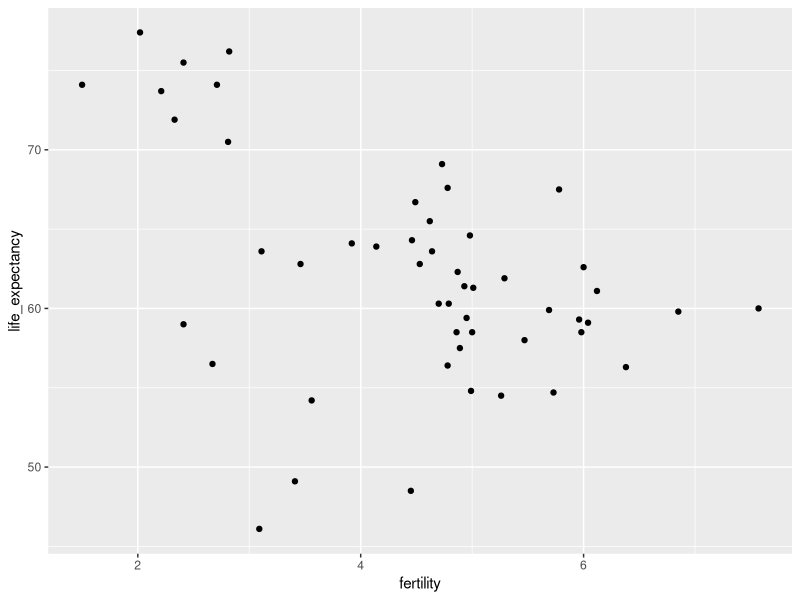
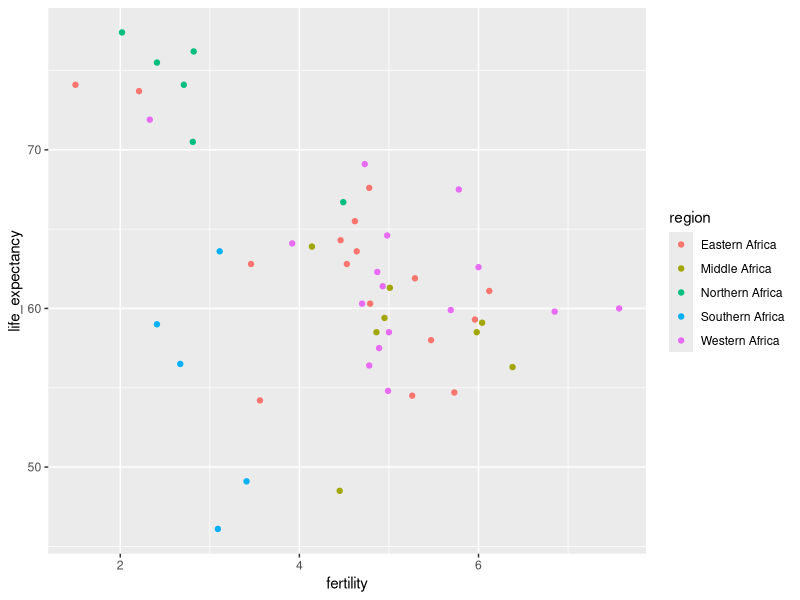
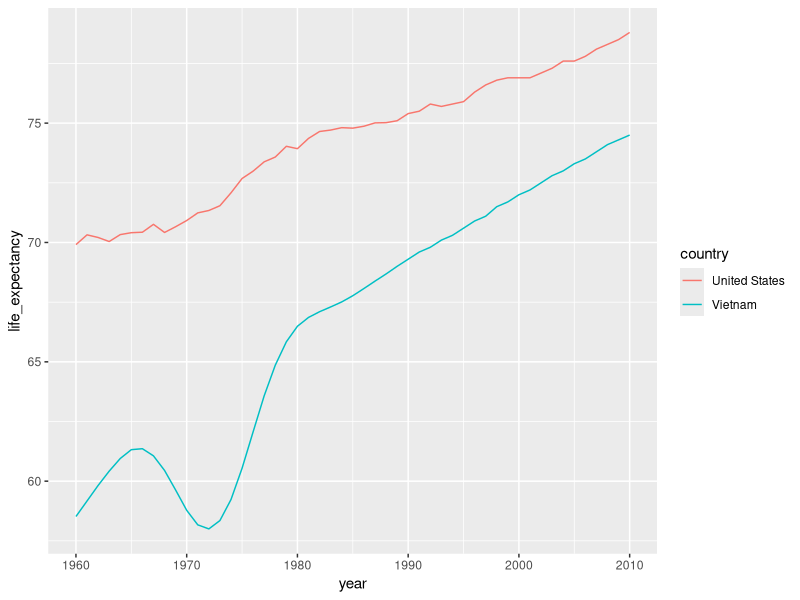
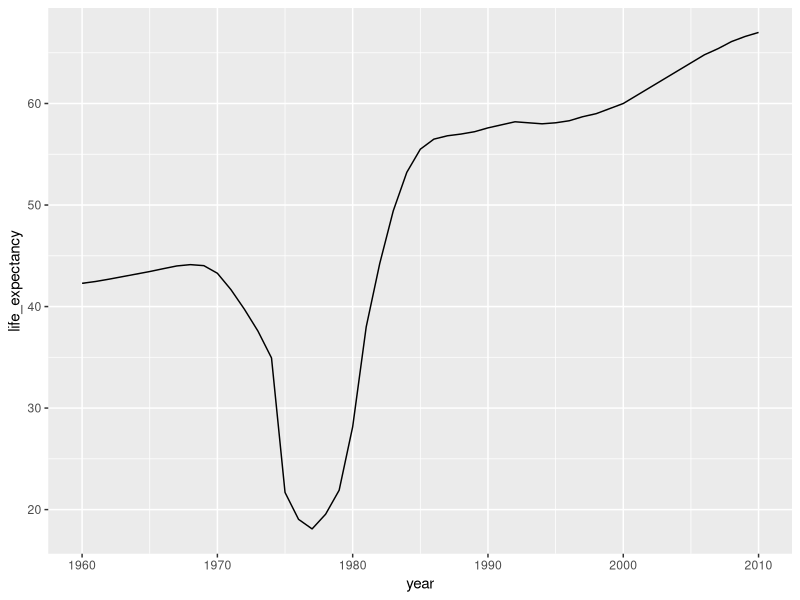
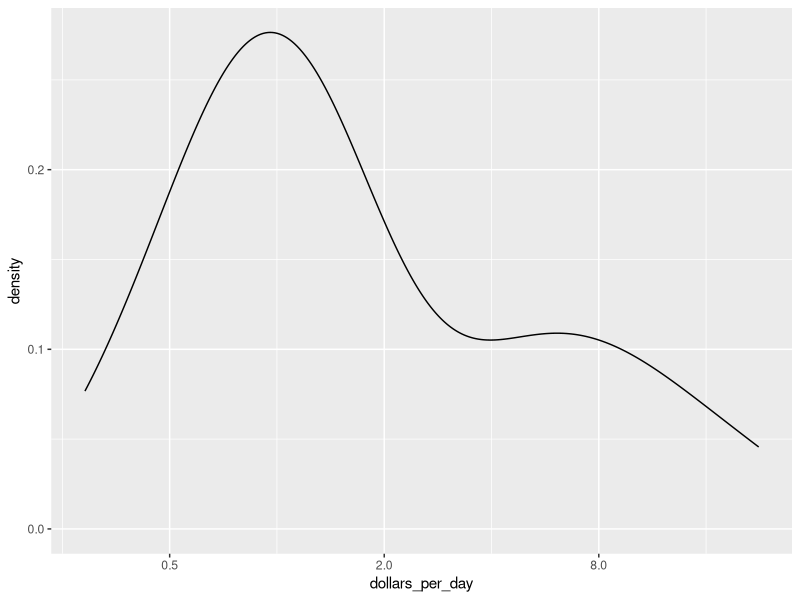
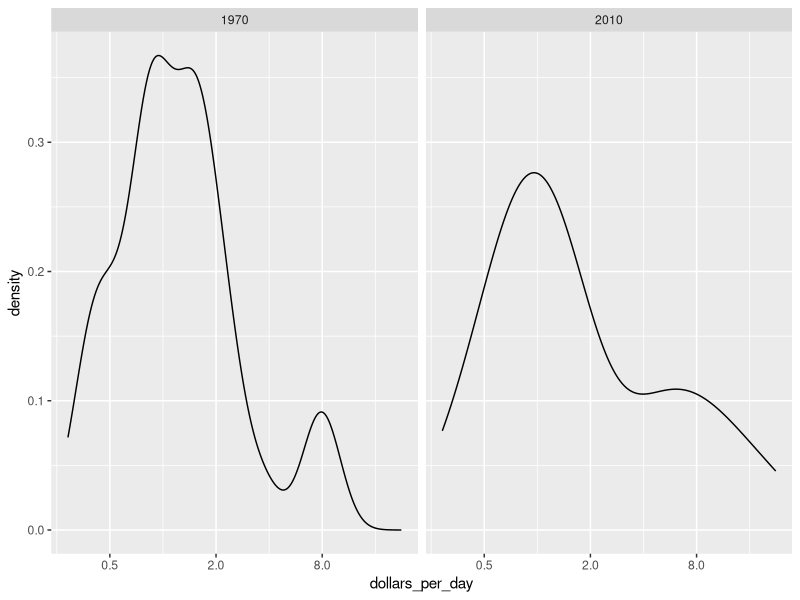
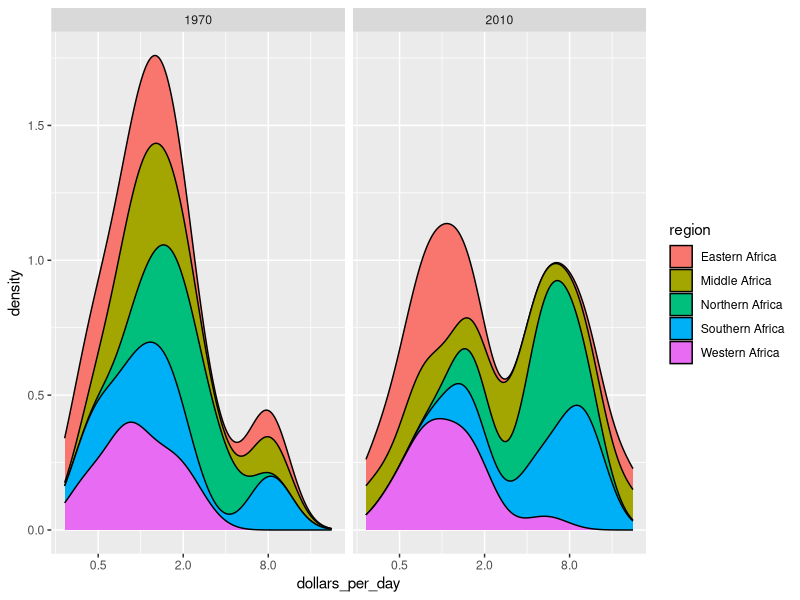
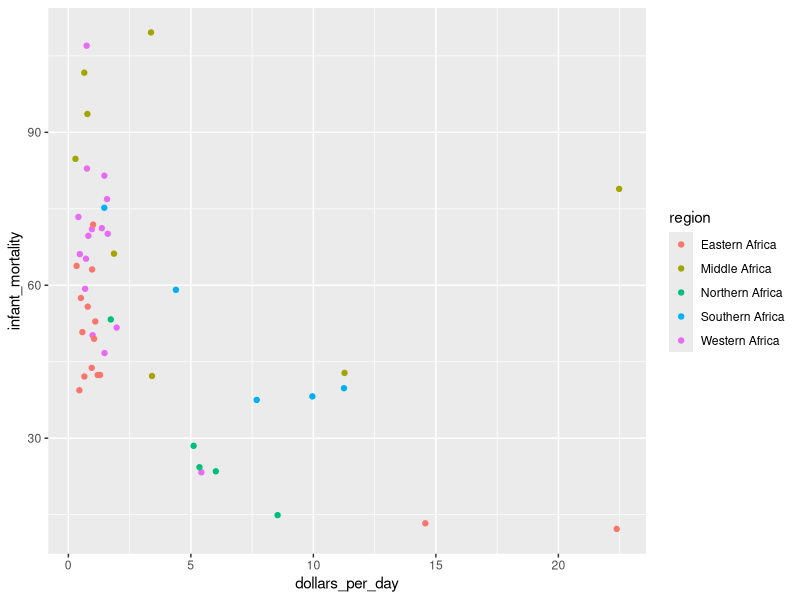

Generate these figures, in order, with R:
# Using ggplot and the points layer, create a scatter plot of life expectancy versus fertility for the African continent in 2012.
# Remember that you can use the R console to explore the gapminder dataset to figure out the names of the columns in the dataframe.
# In this exercise we provide parts of code to get you going. You need to fill out what is missing. But note that going forward, in the next exercises, you will be required to write most of the code.
library(dplyr)
library(ggplot2)
library(dslabs)
data(gapminder)
## fill out the missing parts in filter and aes
gapminder %>% filter(continent == "Africa" & year == 2012) %>%
  ggplot(aes(fertility, life_expectancy)) +
  geom_point()

# Remake the plot from the previous exercises but this time use color to distinguish the different regions of Africa to see if this explains the clusters. Remember that you can explore the gapminder data to see how the regions of Africa are labeled in the data frame!

gapminder %>% filter(continent == "Africa" & year == 2012) %>%
  ggplot(aes(fertility, life_expectancy, color = region)) +
  geom_point()

# Create a table showing the country and region for the African countries (use select) that in 2012 had fertility rates of 3 or less and life expectancies of at least 70.
# Assign your result to a data frame called df.
data(gapminder)
df <- gapminder %>% filter(continent == "Africa" & year == 2012 & fertility <= 3 & life_expectancy >=70) %>% select(c(country, region))



# Use filter to create a table with data for the years from 1960 to 2010 in Vietnam and the United States.
# Save the table in an object called tab.
years <- 1960:2010
countries <- c("United States", "Vietnam")
tab <- gapminder %>% filter(year %in% years & country %in% countries)

# Use geom_line to plot life expectancy vs year for Vietnam and the United States and save the plot as p. The data table is stored in tab.
# Use color to distinguish the two countries.
# Print the object p.
p <- tab %>% ggplot(aes(year, life_expectancy, color = country)) + geom_line()

p

# Use a single line of code to create a time series plot from 1960 to 2010 of life expectancy vs year for Cambodia.
gapminder %>% filter(country == "Cambodia" & year>=1960 & year<=2010) %>% ggplot(aes(year, life_expectancy)) + geom_line()


# Use mutate to create a dollars_per_day variable, which is defined as gdp/population/365.
# Create the dollars_per_day variable for African countries for the year 2010.
# Remove any NA values.
# Save the mutated dataset as daydollars.
daydollars <- gapminder %>%
  filter(continent == "Africa" & year == 2010 & !is.na(gdp)) %>%
  mutate(dollars_per_day = gdp/population/365)



# The dataset including the dollars_per_day variable is preloaded as daydollars.
# Create a smooth density plot of dollars per day from daydollars.
# Use scale_x_continuous to change the x-axis to a log (base 2) scale.
daydollars %>% ggplot(aes(dollars_per_day)) + geom_density() + scale_x_continuous(trans = "log2")


# Create the dollars_per_day variable as in Exercise 7, but for African countries in the years 1970 and 2010 this time.
# Make sure you remove any NA values.
# Create a smooth density plot of dollars per day for 1970 and 2010 using a log (base 2) scale for the x axis.
# Use facet_grid to show a different density plot for 1970 and 2010.
years <- c(1970, 2010)
daydollars <- gapminder %>%
  filter(continent == "Africa" & year %in% years & !is.na(gdp)) %>%
  mutate(dollars_per_day = gdp/population/365)

daydollars %>% ggplot(aes(dollars_per_day)) + geom_density() + scale_x_continuous(trans = "log2") + facet_grid(.~ year)


# Much of the code will be the same as in Exercise 9:
#  Create the dollars_per_day variable as in Exercise 7, but for African countries in the years 1970 and 2010 this time.
# Make sure you remove any NA values.
# Create a smooth density plot of dollars per day for 1970 and 2010 using a log (base 2) scale for the x axis.
# Use facet_grid to show a different density plot for 1970 and 2010. 
# Make sure the densities are smooth by using bw = 0.5.
# Use the fill and position arguments where appropriate to create the stacked density plot of each region.

data(gapminder)
years <- c(1970, 2010)
daydollars <- gapminder %>%
  filter(continent == "Africa" & year %in% years & !is.na(gdp)) %>%
  mutate(dollars_per_day = gdp/population/365)

daydollars %>% ggplot(aes(dollars_per_day, fill = region)) + geom_density(position = "stack", bw = 0.5) + scale_x_continuous(trans = "log2") + facet_grid(.~ year)



# Generate dollars_per_day using mutate and filter for the year 2010 for African countries.
# Remember to remove NA values.
# Store the mutated dataset in gapminder_Africa_2010.
# Make a scatter plot of infant_mortality versus dollars_per_day for countries in the African continent.
# Use color to denote the different regions of Africa.

gapminder_Africa_2010 <- gapminder %>%
  filter(continent == "Africa" & year == 2010 & !is.na(gdp)) %>%
  mutate(dollars_per_day = gdp/population/365) # create the mutated dataset

# now make the scatter plot
gapminder_Africa_2010 %>% ggplot(aes(dollars_per_day, infant_mortality, color = region)) + geom_point()



# The mutated dataset is preloaded as gapminder_Africa_2010.
# As in the previous exercise, make a scatter plot of infant_mortality versus dollars_per_day for countries in the African continent.
# As in the previous exercise, use color to denote the different regions of Africa.
# Transform the x axis to be in the log (base 2) scale.

gapminder_Africa_2010 %>%  ggplot(aes(dollars_per_day, infant_mortality, color = region)) + geom_point() + scale_x_continuous(trans = "log2")

# The mutated dataset is preloaded as gapminder_Africa_2010.
# As in the previous exercise, make a scatter plot of infant_mortality versus dollars_per_day for countries in the African continent.
# As in the previous exercise, use color to denote the different regions of Africa.
# As in the previous exercise, transform the x axis to be in the log (base 2) scale.
# Add a geom_text layer to display country names in addition to of points.

gapminder_Africa_2010 %>% ggplot(aes(dollars_per_day, infant_mortality, color = region, label = country)) + geom_text() + scale_x_continuous(trans = "log2")



# Generate dollars_per_day using mutate and filter for the years 1970 and 2010 for African countries.
# Remember to remove NA values.
# As in the previous exercise, make a scatter plot of infant_mortality versus dollars_per_day for countries in the African continent.
# As in the previous exercise, use color to denote the different regions of Africa.
# As in the previous exercise, transform the x axis to be in the log (base 2) scale.
# As in the previous exercise, add a layer to display country names instead of points.
# Use facet_grid to show different plots for 1970 and 2010. Align the plots vertically.

data(gapminder)
years <- c(1970, 2010)
daydollars <- gapminder %>%
  filter(continent == "Africa" & year %in% years & !is.na(gdp) & !is.na(infant_mortality)) %>% mutate(dollars_per_day = gdp/population/365)

daydollars %>% ggplot(aes(dollars_per_day, infant_mortality, color = region, label = country)) + geom_text() + scale_x_continuous(trans = "log2") + facet_grid(year~.)
